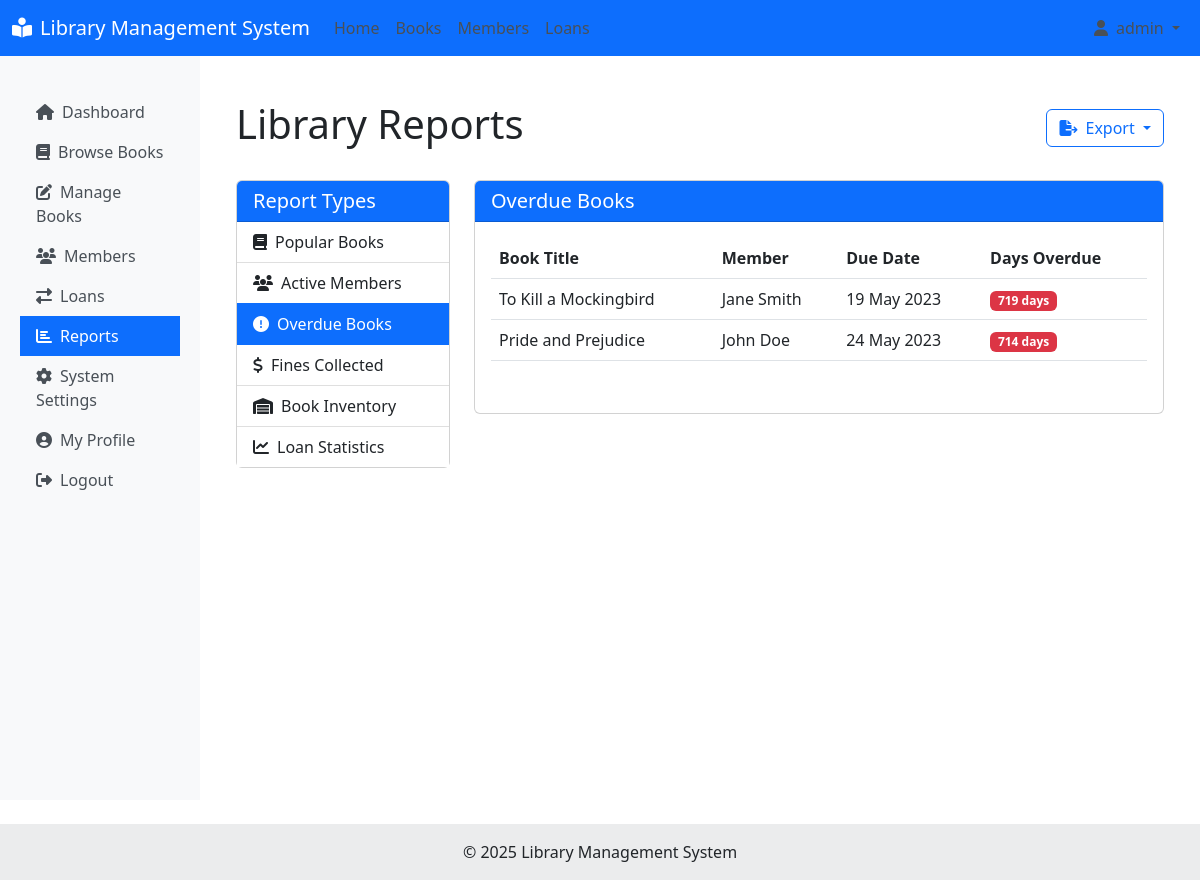
Page /reports.php?type=overdue_books (signed in) on the earlier database version.
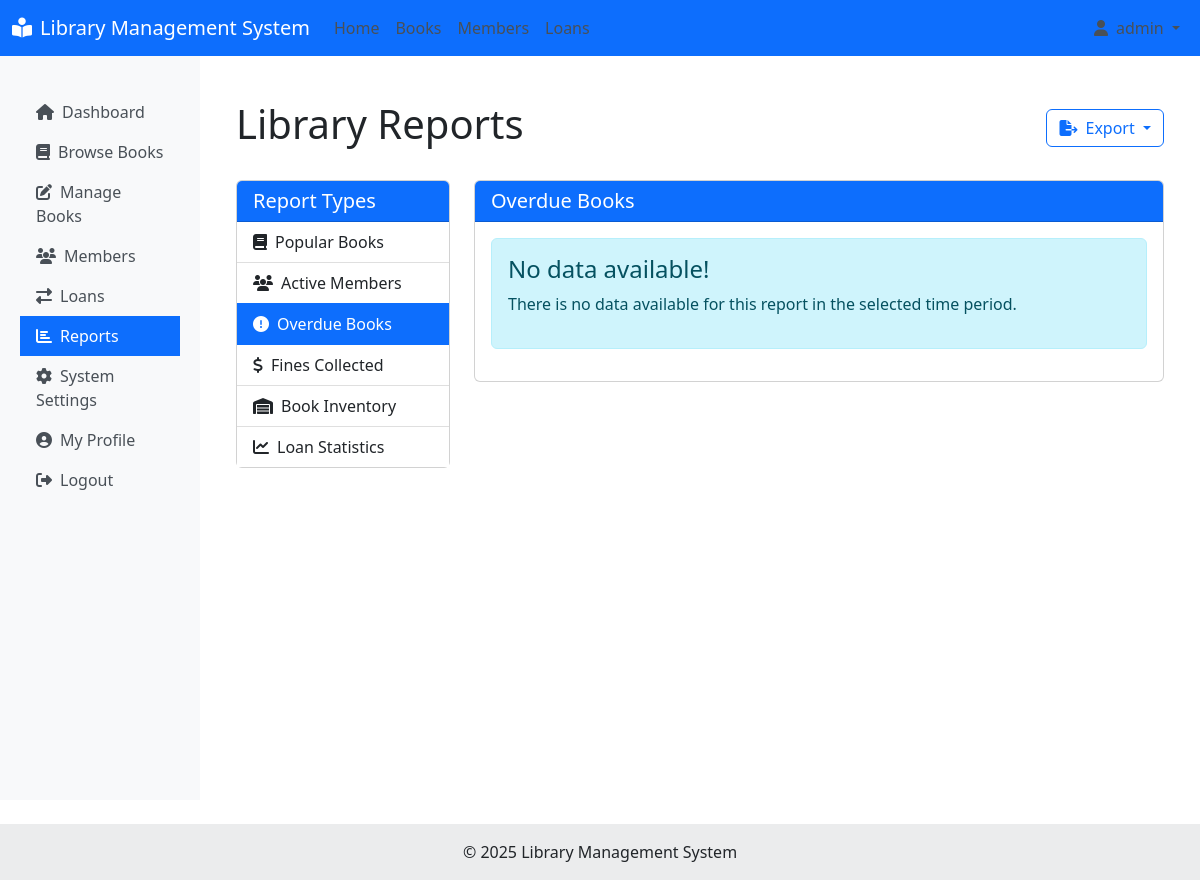
Same page on the later database version.
### tables this page shows
CREATE TABLE loan_history (
    id INT AUTO_INCREMENT PRIMARY KEY,
    book_id INT NOT NULL,
    member_id INT NOT NULL,
    checkout_date DATE NOT NULL,
    due_date DATE NOT NULL,
    return_date DATE,
    status ENUM('checked_out', 'returned', 'overdue') DEFAULT 'checked_out',
    fine DECIMAL(10, 2) DEFAULT 0.00,
    created_at TIMESTAMP DEFAULT CURRENT_TIMESTAMP,
    FOREIGN KEY (book_id) REFERENCES books(id) ON DELETE CASCADE,
    FOREIGN KEY (member_id) REFERENCES members(id) ON DELETE CASCADE
);

CREATE TABLE books (
    id INT AUTO_INCREMENT PRIMARY KEY,
    isbn VARCHAR(20) NOT NULL UNIQUE,
    title VARCHAR(255) NOT NULL,
    author VARCHAR(100) NOT NULL,
    category VARCHAR(50),
    publication_year INT,
    publisher VARCHAR(100),
    total_copies INT NOT NULL DEFAULT 1,
    available_copies INT NOT NULL DEFAULT 1,
    description TEXT,
    cover_image VARCHAR(255),
    created_at TIMESTAMP DEFAULT CURRENT_TIMESTAMP
);

CREATE TABLE members (
    id INT AUTO_INCREMENT PRIMARY KEY,
    first_name VARCHAR(50) NOT NULL,
    last_name VARCHAR(50) NOT NULL,
    email VARCHAR(100) NOT NULL UNIQUE,
    phone VARCHAR(20),
    address TEXT,
    membership_date DATE NOT NULL,
    membership_status ENUM('active', 'expired', 'suspended') DEFAULT 'active',
    user_id INT,
    created_at TIMESTAMP DEFAULT CURRENT_TIMESTAMP,
    FOREIGN KEY (user_id) REFERENCES users(id) ON DELETE SET NULL
);

### reports.php (the view, shortened to what the changed rows need)
<?php
include_once 'includes/header.php';
$database = new Database();
$db = $database->getConnection();
$report_type = isset($_GET['type']) ? $_GET['type'] : 'popular_books';
$report_data = [];
switch ($report_type) {
    case 'overdue_books':
        $query = "SELECT l.id, b.title, b.author, m.first_name, m.last_name, m.email,
                 l.checkout_date, l.due_date,
                 DATEDIFF(CURRENT_DATE, l.due_date) as days_overdue
                 FROM loan_history l
                 JOIN books b ON l.book_id = b.id
                 JOIN members m ON l.member_id = m.id
                 WHERE l.status IN ('checked_out', 'overdue')
                 AND l.due_date < CURRENT_DATE
                 ORDER BY days_overdue DESC";
        $stmt = $db->prepare($query);
        $stmt->execute();
        $report_data = $stmt->fetchAll(PDO::FETCH_ASSOC);
        break;
}
?>
<div class="container mt-4">
    <div class="d-flex justify-content-between align-items-center mb-4">
        <h1>Library Reports</h1>
    </div>
    <div class="row">
        <div class="col-md-9">
            <div class="card">
                <div class="card-body">
                    <?php if (count($report_data) > 0): ?>
                        <?php if($report_type == 'popular_books'): ?>
                            <div class="table-responsive">
                                <table class="table table-hover">
                                    <thead>
                                        <tr>
                                            <th>Rank</th>
                                            <th>Title</th>
                                            <th>Author</th>
                                            <th>Loans</th>
                                        </tr>
                                    </thead>
                                    <tbody>
                                        <?php foreach($report_data as $index => $book): ?>
                                        <tr>
                                            <td><?php echo $index + 1; ?></td>
                                            <td><a href="book_detail.php?id=<?php echo $book['id']; ?>"><?php echo htmlspecialchars($book['title']); ?></a></td>
                                            <td><?php echo htmlspecialchars($book['author']); ?></td>
                                            <td><span class="badge bg-primary"><?php echo $book['loan_count']; ?></span></td>
                                        </tr>
                                        <?php endforeach; ?>
                                    </tbody>
                                </table>
                            </div>
                        <?php elseif($report_type == 'overdue_books'): ?>
                            <div class="table-responsive">
                                <table class="table table-hover">
                                    <thead>
                                        <tr>
                                            <th>Book Title</th>
                                            <th>Member</th>
                                            <th>Due Date</th>
                                            <th>Days Overdue</th>
                                        </tr>
                                    </thead>
                                    <tbody>
                                        <?php foreach($report_data as $overdue): ?>
                                        <tr>
                                            <td><?php echo htmlspecialchars($overdue['title']); ?></td>
                                            <td><?php echo htmlspecialchars($overdue['first_name'] . ' ' . $overdue['last_name']); ?></td>
                                            <td><?php echo date('d M Y', strtotime($overdue['due_date'])); ?></td>
                                            <td><span class="badge bg-danger"><?php echo $overdue['days_overdue']; ?> days</span></td>
                                        </tr>
                                        <?php endforeach; ?>
                                    </tbody>
                                </table>
                            </div>
                        <?php endif; ?>
                    <?php else: ?>
                        <div class="alert alert-info">
                            <h4 class="alert-heading">No data available!</h4>
                            <p>There is no data available for this report in the selected time period.</p>
                        </div>
                    <?php endif; ?>
                </div>
            </div>
        </div>
    </div>
</div>
<?php
include_once 'includes/footer.php';
?>

Differences in the rows shown:
removed loan_history: book.title "To Kill a Mockingbird", member.last_name "Jane Smith", due_date "19 May 2023", days_overdue "719"
removed loan_history: book.title "Pride and Prejudice", member.last_name "John Doe", due_date "24 May 2023", days_overdue "714"
Other differences:
text no longer shown: "Book Title Member Due Date Days Overdue"
text now shown: "No data available! There is no data available for this report in the selected time period."
